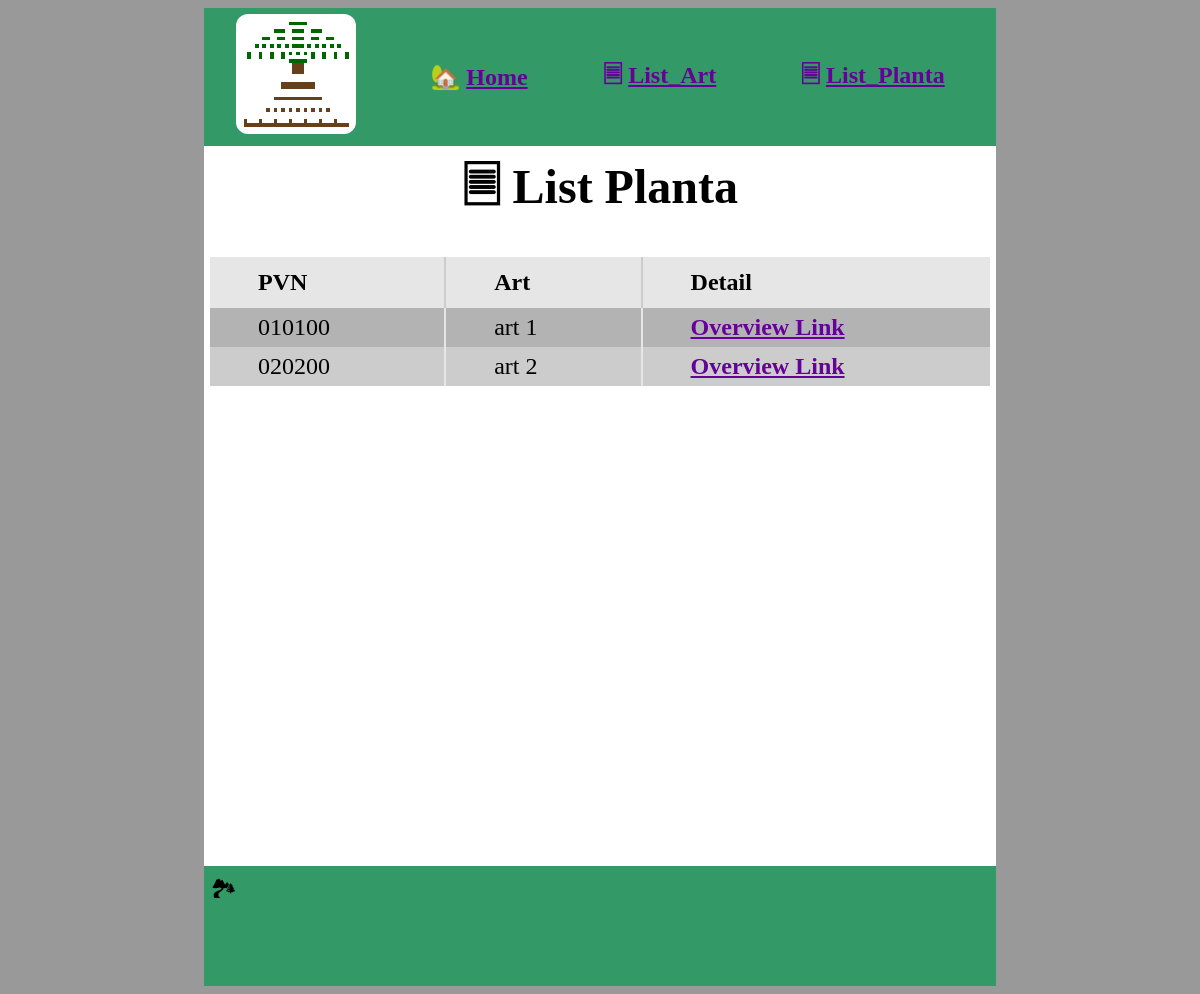
/list_planta/, run on the app's committed database.
### trees/models.py (models this page shows, shortened)
class planta(Model):
    generate = BooleanField(default=True)
    pvn = CharField(default=-1,max_length=6, editable=False) #TEMP?
    art = ForeignKey(art, on_delete=CASCADE) #pnv:1
    landskap = ForeignKey(landskap, on_delete=CASCADE,editable=False) #pvn:2
    diskriminator = IntegerField(default=-1, null=True, editable=False) #!!pvn:3
    ursprungskalla = ForeignKey(ursprungskalla, on_delete=CASCADE)
    odlingsmaterial = ForeignKey(odlingsmaterial, on_delete=CASCADE)
    ursprungsplanta = ForeignKey("self", on_delete=CASCADE, blank=True, null=True)
    insamlingsdatum = DateField()
    insamlingsperson = ForeignKey(insamlingsperson, on_delete=CASCADE, blank=True, null=True)
    info = CharField(max_length=500, blank=True)
    rotade = CharField(max_length=255, blank=True, null=True) #!!TBR?
    sticklingar = CharField(max_length=255, blank=True, null=True) #!!TBR?
    planterad = BooleanField(blank=True, null=True)
    antal_plockade = IntegerField(blank=True, null=True) #!!TBR

class art(Model):
    namn = CharField(max_length=255)
    latin = CharField(max_length=255)
    info = TextField(blank=True)

### trees/views.py (the view)
# urls.py: path('list_planta/', views.list_planta, name='list_planta'),
def list_planta(request):
  filter_pvn = request.GET.get('query')
  list_planta = list_planta_objects(filter_pvn)
  return view(request, 'list.html', {'list_planta': list_planta,})

### trees/views.py (called while the page is built)
def view(request, template_, context_):
  template = loader.get_template(template_)
  context=context_
  return HttpResponse(template.render(context, request))

def list_planta_objects(filter_pvn = None):
  list_planta = None
  if (filter_pvn):
    list_planta = planta.objects.filter(pvn__icontains=filter_pvn)
  else:
    list_planta = planta.objects.all()
  return list_planta

### trees/templates/list.html (shortened to what this page needs)
{% extends "main.html" %}
{% block content %}
    {% if list_planta %}
        {% include 'list_planta.html' %}
    {% endif %}
{% endblock %}

### trees/templates/list_planta.html (shortened to what this page needs)
<h1>&#128463; List Planta</h1>
    <div>
        <table cellspacing="0" class="margin_auto">
            <thead>
                <tr>
                    <td>
                        PVN
                    </td>
                    <td>
                        Art
                    </td>
                    <td>
                        Detail
                    </td>
                </tr>
            </thead>
            <tbody>
                {% for planta in list_planta %}
                    <tr>
                        <td>
                            {{ planta.pvn }}
                        </td>
                        <td>
                            {{ planta.art.namn }}
                        </td>
                        <td>
                            <a href="{% url 'list_planta' %}{{ planta.id }}"><span class="uscr">Overview Link</span></a>
                        </td>
                    </tr>
                {% endfor %}
            </tbody>
        </table>
    </div>

### static/css/main.css (style rules this page uses)
body { background-color: #999999; overflow: hidden; overflow-y: scroll; font-size: 48px; }
h1 { text-align: center; margin: auto; }
a { font-weight: 600; color: #609; text-decoration: none; }
table { background-color: #000; }
thead tr { background-color: #e6e6e6 !important; }
thead td { padding: 0.5em 2em; font-weight: bold; border-right: 0.1em solid #cccccc; }
tr { background-color: #b3b3b3; }
tr:nth-child(even) { background-color: #cccccc; }
td { border-right: 0.1em solid #e6e6e6; padding: 0.25em 0.25em; }
td:last-child { border-right: none; }
.margin_auto { margin: auto; }
.uscr { text-decoration: underline; }
@media screen and (min-width: 981px) { body { font-size: 24px; } }
@media screen and (min-width: 981px) { td { padding: 0.25em 2em; } }

### static/css/content.css (style rules this page uses)
#center_content div { overflow: scroll; }

### static/css/detail.css (style rules this page uses)
#center table { margin-top: 1em; margin-bottom: 2em; width: 100%; }

### data on the page
planta: pvn "010100", art.namn "art 1"
planta: pvn "020200", art.namn "art 2"
